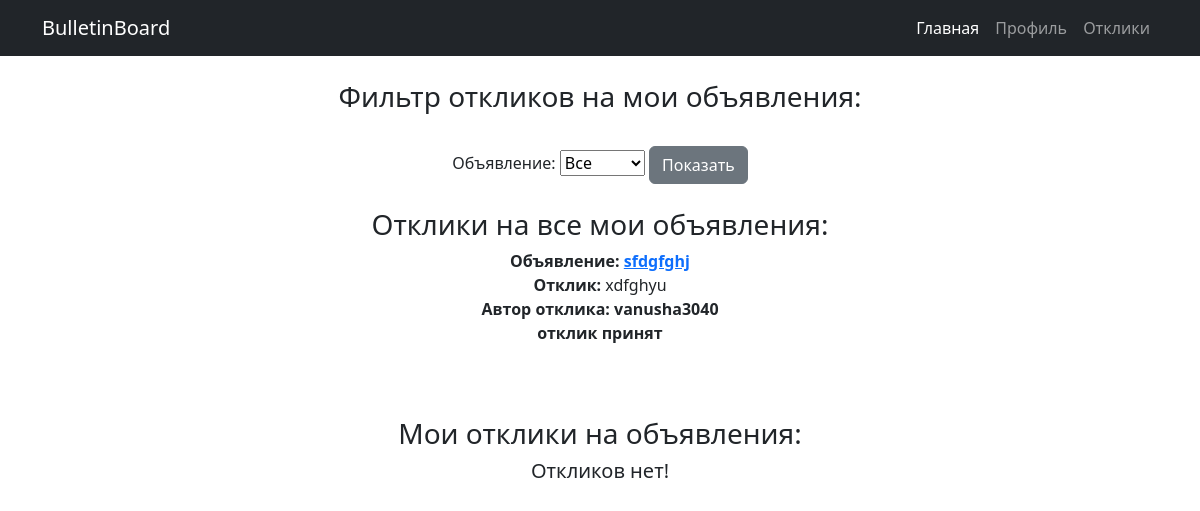
The page /responses (signed in) on the database as committed earlier.
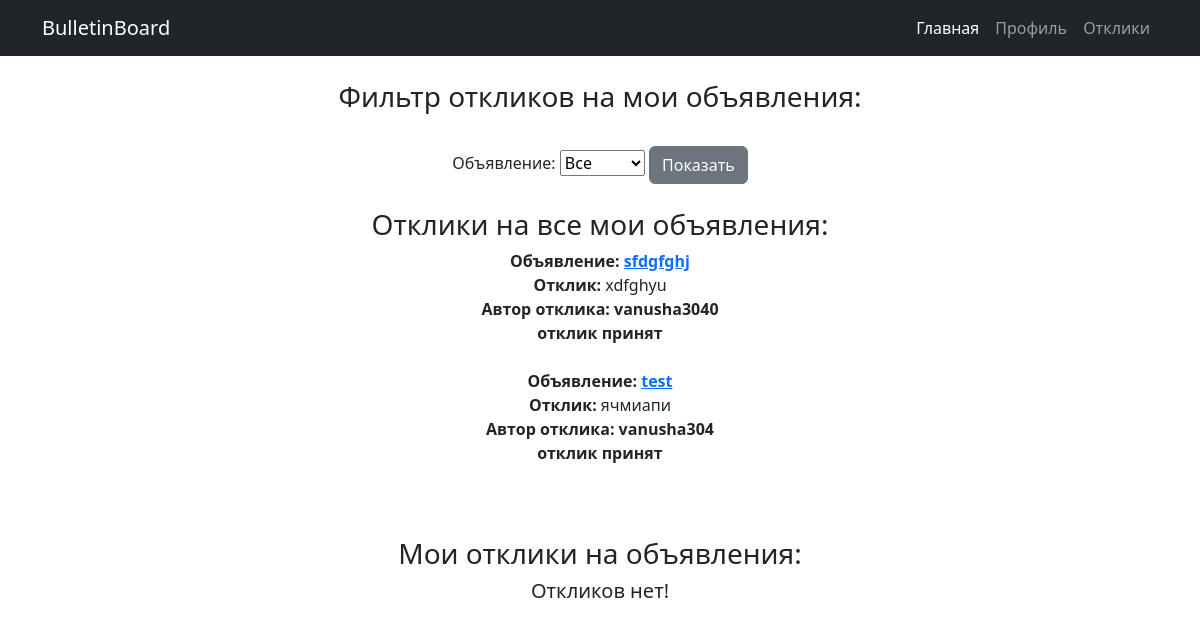
The same page on the database as committed later.
### board/models.py (models this page shows)
class Response(models.Model):
    author = models.ForeignKey(User, on_delete=models.CASCADE)
    text = models.TextField(verbose_name='Текст')
    poster = models.ForeignKey(Poster, on_delete=models.CASCADE)
    status = models.BinaryField(default=bytes)

class Poster(models.Model):
    CATEGORY = (
        ('tank', 'Танки'),
        ('heal', 'Хилы'),
        ('dd', 'ДД'),
        ('buyers', 'Торговцы'),
        ('gildemaster', 'Гилдмастеры'),
        ('quest', 'Квестгиверы'),
        ('smith', 'Кузнецы'),
        ('tanner', 'Кожевники'),
        ('potion', 'Зельевары'),
        ('spellmaster', 'Мастера заклинаний'),
    )
    author = models.ForeignKey(User, on_delete=models.CASCADE)
    title = models.CharField(max_length=64)
    text = RichTextUploadingField()
    category = models.CharField(max_length=12, choices=CATEGORY, default='tank')

### board/views.py (the view, shortened to what this page needs)
# urls.py: path('responses', Responses.as_view(), name='responses'),
class Responses(LoginRequiredMixin, ListView):
    model = Response
    template_name = 'responses.html'
    context_object_name = 'responses'
    def get_context_data(self, **kwargs):
        context = super(Responses, self).get_context_data(**kwargs)
        global title
        if self.kwargs.get('pk') and Poster.objects.filter(id=self.kwargs.get('pk')).exists():
            title = str(Poster.objects.get(id=self.kwargs.get('pk')).title)
            print(title)
        context['form'] = ResponsesFilterForm(self.request.user, initial={'title': title})
        context['title'] = title
        if title:
            poster_id = Poster.objects.get(title=title)
            context['filter_responses'] = list(Response.objects.filter(poster_id=poster_id))
            context['response_poster_id'] = poster_id.id
        else:
            context['filter_responses'] = list(Response.objects.filter(poster_id__author_id=self.request.user))
        context['myresponses'] = list(Response.objects.filter(author_id=self.request.user))
        return context

### board/forms.py
class ResponsesFilterForm(forms.Form):
    def __init__(self, user, *args, **kwargs):
        super(ResponsesFilterForm, self).__init__(*args, **kwargs)
        self.fields['title'] = forms.ModelChoiceField(
            label='Объявление',
            queryset=Poster.objects.filter(author_id=user.id).values_list('title', flat=True),
            empty_label="Все",
            required=False
        )

### templates/responses.html (shortened to what this page needs)
{% extends  'flatpages/default.html' %}
{% load bootstrap4 %}
{% block content %}
    <br>
    <h3>Фильтр откликов на мои объявления:</h3><br>
	<form method="POST">
        {{ form }}
		<input class="btn btn-secondary" type="submit" value="Показать">
	</form><br>
    {% if title %}
        <h3>Oтклики на мое объявление</h3>
        <a href="/poster/{{ response_poster_id }}" style="font-size: 20px;"><b>{{ title }}:</b></a><br>
        {% if filter_responses %}
            {% for response in filter_responses %}
                <a><b>Отклик: </b></a>{{ response.text }}<br>
                <span><b>Автор отклика: {{ response.author.username }}</b></span><br>
                {% if response.status == False %}
                    <a href="/response/accept/{{ response.id }}" style=><b>принять</b></a>
                    <a href="/response/delete/{{ response.id }}"><b>удалить</b></a>
                {% else %}
                    <a><b>отклик принят</b></a>
                {% endif %}
                <br><br>
            {% endfor %}
        {% else %}
            <br>
            <h5>Откликов нет!</h5>
        {% endif %}
    {% else %}
        <h3>Oтклики на все мои объявления:</h3>
        {% if filter_responses %}
            {% for response in filter_responses %}
                <a><b>Объявление:</b></a>
                <a href="/poster/{{ response.poster_id }}"><b>{{ response.poster.title }}</b></a><br>
                <a><b>Отклик: </b></a>{{ response.text }}<br>
                <span><b>Автор отклика: {{ response.author.username }}</b></span><br>
                {% if response.status == False %}
                    <a href="/response/accept/{{ response.id }}"><b>принять</b></a>
                    <a href="/response/delete/{{ response.id }}"><b>удалить</b></a>
                {% else %}
                    <a><b>отклик принят</b></a>
                {% endif %}
                <br><br>
            {% endfor %}
        {% else %}
            <h5>Откликов нет!</h5>
        {% endif %}
    {% endif %}
    <br><br>
    <h3>Мои отклики на объявления:</h3>
    {% if myresponses %}
        {% for response in myresponses %}
            <a><b>Объявление:</b></a>
            <a href="/poster/{{ response.poster_id }}"><b>{{ response.poster.title }}</b></a><br>
            <span><b>Автор объявления:  {{ response.post.author.username }}</b></span><br>
            <a><b>Мой отклик:</b></a>
            {{ response.text }}
            {% if response.status == True %}
                <a><b>Автор объявления принял отклик!</b></a>
            {% else %}
                <a><b>Автор объявления пока не принял отклик!</b></a>
            {% endif %}
        <br><br>
        {% endfor %}
    {% else %}
        <h5>Откликов нет!</h5>
    {% endif %}
{% endblock content %}

### templates/flatpages/default.html (shortened to what this page needs)
<!DOCTYPE html>
<html lang="en">
    <head>
        {% load static %}
        <link href="{% static 'css/styles.css' %}" rel="stylesheet" />
    </head>
    <body>
        <nav class="navbar navbar-expand-lg navbar-dark bg-dark">
            <div class="container">
                <a class="navbar-brand" href="#">BulletinBoard</a>
                <div class="collapse navbar-collapse" id="navbarSupportedContent">
                    <ul class="navbar-nav ms-auto mb-2 mb-lg-0">
                        <li class="nav-item"><a class="nav-link active" aria-current="page" href="{% url 'index' %}">Главная</a></li>
                        {% if user.is_authenticated %}
                        <li class="nav-item"><a class="nav-link" href="{% url 'account_profile' %}">Профиль</a></li>
                        <li class="nav-item"><a class="nav-link" href="{% url 'responses' %}">Отклики</a></li>
                        {% else %}
                        <li class="nav-item"><a class="nav-link" href="/accounts/login">Профиль</a></li>
                        {% endif %}
                    </ul>
                </div>
            </div>
        </nav>
        <div class="container">
            <div class="row">
                <div class="col-lg-12 text-center">
                    {% block content %}{% endblock content %}
                </div>
            </div>
        </div>
    </body>
</html>

Rows that differ between the two databases and show on the page:
added Response: poster "test", text "ячмиапи", author.username "vanusha304", shows "отклик принят"
